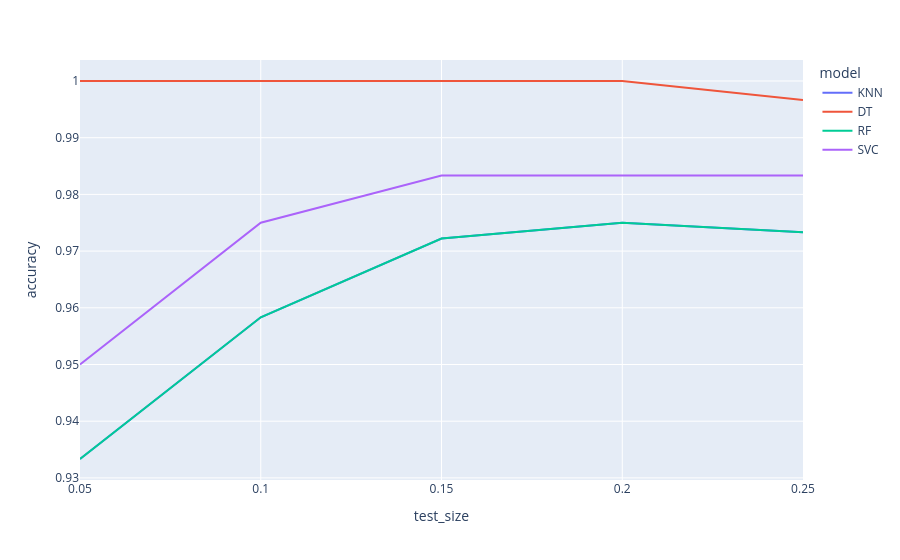

The notebook cell this image was saved under:
### Code cell
d=pd.DataFrame(d)
px.line(data_frame=d,x="test_size",y="accuracy",color="model")

### Figure 1 — Plotly figure (JSON) as saved in the notebook; plotly's stock layout.template omitted (floating-point values rounded to 4 significant figures)
{"data": [{"hovertemplate": "model=KNN<br>test_size=%{x}<br>accuracy=%{y}<extra></extra>", "legendgroup": "KNN", "line": {"color": "#636efa", "dash": "solid"}, "marker": {"symbol": "circle"}, "mode": "lines", "name": "KNN", "orientation": "v", "showlegend": true, "type": "scatter", "x": [0.05, 0.1, 0.15, 0.2, 0.25], "xaxis": "x", "y": [0.9333, 0.9583, 0.9722, 0.975, 0.9733], "yaxis": "y"}, {"hovertemplate": "model=DT<br>test_size=%{x}<br>accuracy=%{y}<extra></extra>", "legendgroup": "DT", "line": {"color": "#EF553B", "dash": "solid"}, "marker": {"symbol": "circle"}, "mode": "lines", "name": "DT", "orientation": "v", "showlegend": true, "type": "scatter", "x": [0.05, 0.1, 0.15, 0.2, 0.25], "xaxis": "x", "y": [1.0, 1.0, 1.0, 1.0, 0.9967], "yaxis": "y"}, {"hovertemplate": "model=RF<br>test_size=%{x}<br>accuracy=%{y}<extra></extra>", "legendgroup": "RF", "line": {"color": "#00cc96", "dash": "solid"}, "marker": {"symbol": "circle"}, "mode": "lines", "name": "RF", "orientation": "v", "showlegend": true, "type": "scatter", "x": [0.05, 0.1, 0.15, 0.2, 0.25], "xaxis": "x", "y": [0.9333, 0.9583, 0.9722, 0.975, 0.9733], "yaxis": "y"}, {"hovertemplate": "model=SVC<br>test_size=%{x}<br>accuracy=%{y}<extra></extra>", "legendgroup": "SVC", "line": {"color": "#ab63fa", "dash": "solid"}, "marker": {"symbol": "circle"}, "mode": "lines", "name": "SVC", "orientation": "v", "showlegend": true, "type": "scatter", "x": [0.05, 0.1, 0.15, 0.2, 0.25], "xaxis": "x", "y": [0.95, 0.975, 0.9833, 0.9833, 0.9833], "yaxis": "y"}], "layout": {"legend": {"title": {"text": "model"}, "tracegroupgap": 0}, "margin": {"t": 60}, "xaxis": {"anchor": "y", "domain": [0, 1], "title": {"text": "test_size"}}, "yaxis": {"anchor": "x", "domain": [0, 1], "title": {"text": "accuracy"}}}}
